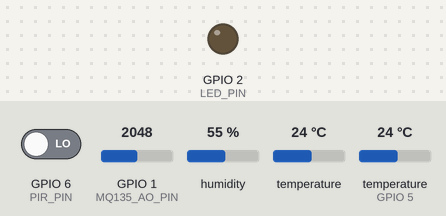
Bench run of a sketch on a simulated ESP32-S3. Shown: output pins drawn as LEDs (lit = HIGH). The test bench sets the inputs (shaded band); at power-on: GPIO 1 (MQ135_AO_PIN) = 2048, GPIO 6 (PIR_PIN) LOW, humidity 55 %, temperature 24 °C, temperature (sensor on GPIO 5) 24 °C. WiFi joins after 1.5 s; servers stay silent unless stated; uploads are accepted with an empty reply; what the sketch prints to the serial monitor is not drawn.

Above: at 3.0 s.
At 9.31 s:
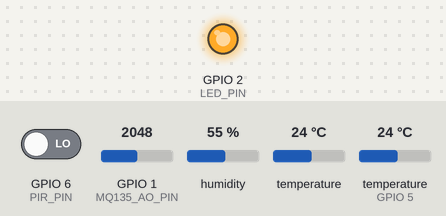
Timing chart, 0 to 9.7 s (numbered marks = the images above):
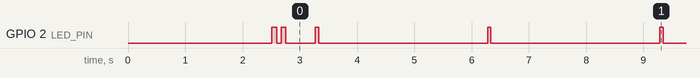

The sketch:

literBoxManager2_sensor_node.ino
```cpp
/*
  literBoxManager2 ESP32-S3 sensor node

  Based on the provided schematik_esp32.ino idea:
  - keep PIR session tracking
  - keep MQ135 warm-up and rolling session average
  - keep local Serial debug output

  Adapted for our dashboard:
  - posts readings to the Flask dashboard at SERVER_URL
  - uses DHT11 by default
  - uses only MQ135 AO, not DO

  Current safe wiring:
  - DHT11 VCC  -> 3.3V
  - DHT11 GND  -> GND
  - DHT11 DATA -> GPIO 5
  - SR60 VCC   -> 3.3V or 5V, depending on your module
  - SR60 GND   -> GND
  - SR60 OUT   -> GPIO 6
  - MQ135 VCC  -> 3.3V for first safe test, or 5V with AO voltage divider
  - MQ135 GND  -> GND
  - MQ135 AO   -> A0
  - MQ135 DO   -> not connected

  Important:
  - Do not connect MQ135 DO to GPIO0. GPIO0 is a boot-mode pin and can block upload.
*/

#include <WiFi.h>
#include <HTTPClient.h>
#include <Wire.h>
#include <DHT.h>
#include <Adafruit_AMG88xx.h>
#include "arduino_secrets.h"

const char* DEVICE_ID = "esp32s3_litterbox_2";

const int DHT_PIN = 5;
const int PIR_PIN = 6;
const int MQ135_AO_PIN = A0;
const int LED_PIN = 2;

const int DHT_TYPE = DHT11;
const unsigned long READ_INTERVAL_MS = 3000;
const unsigned long WIFI_RETRY_DELAY_MS = 500;
const unsigned long WIFI_CONNECT_TIMEOUT_MS = 15000;
const unsigned long MQ135_WARMUP_MS = 90000UL;
const unsigned long PIR_DEBOUNCE_MS = 2000UL;
const unsigned long MOTION_EVENT_COOLDOWN_MS = 10000UL;
const unsigned long MIN_SESSION_MS = 5000UL;
const bool USE_PIR_MOTION = false;
const float THERMAL_DELTA_TRIGGER_C = 3.0;
const int THERMAL_HOT_PIXEL_TRIGGER = 4;
const unsigned long THERMAL_DEBOUNCE_MS = 6000UL;

DHT dht(DHT_PIN, DHT_TYPE);
Adafruit_AMG88xx amg;

bool warmedUp = false;
bool amgReady = false;
bool catPresent = false;
int lastMotion = LOW;

unsigned long motionEventCount = 0;
unsigned long lastMotionEventAt = 0;
unsigned long lastReadAt = 0;
unsigned long pirHighStartAt = 0;
unsigned long thermalHighStartAt = 0;
unsigned long sessionStartAt = 0;
unsigned long sessionCount = 0;
unsigned long lastSessionDurationMs = 0;

long mq135Accum = 0;
unsigned long mq135Samples = 0;
int lastSessionMq135Avg = 0;

float tempAtEntry = NAN;
float humidityAtEntry = NAN;
float amgPixels[AMG88xx_PIXEL_ARRAY_SIZE];
float lastAmgAmbientC = NAN;
float lastAmgMaxC = NAN;
int lastAmgHotPixelCount = 0;

void blink(int count, int delayMs) {
  for (int i = 0; i < count; i++) {
    digitalWrite(LED_PIN, HIGH);
    delay(delayMs);
    digitalWrite(LED_PIN, LOW);
    delay(delayMs);
  }
}

bool connectWiFi() {
  if (WiFi.status() == WL_CONNECTED) return true;

  WiFi.mode(WIFI_STA);
  WiFi.begin(WIFI_SSID, WIFI_PASSWORD);
  Serial.print("Connecting to WiFi");
  unsigned long startedAt = millis();

  while (WiFi.status() != WL_CONNECTED) {
    delay(WIFI_RETRY_DELAY_MS);
    Serial.print(".");
    if (millis() - startedAt >= WIFI_CONNECT_TIMEOUT_MS) {
      Serial.println();
      Serial.println("WiFi not connected. Sensor reading will continue in Serial-only mode.");
      blink(5, 80);
      return false;
    }
  }

  Serial.println();
  Serial.print("Connected. ESP32-S3 IP: ");
  Serial.println(WiFi.localIP());
  blink(2, 80);
  return true;
}

String urlEncode(const String& value) {
  String encoded = "";
  char buffer[4];

  for (size_t i = 0; i < value.length(); i++) {
    char c = value.charAt(i);
    if (isalnum(c) || c == '-' || c == '_' || c == '.' || c == '~') {
      encoded += c;
    } else if (c == ' ') {
      encoded += '+';
    } else {
      snprintf(buffer, sizeof(buffer), "%%%02X", (unsigned char)c);
      encoded += buffer;
    }
  }

  return encoded;
}

void postReading(
  String temperatureC,
  String humidityPercent,
  String amgAmbientC,
  String amgMaxC,
  int amgHotPixels,
  int motion,
  int mq135Raw,
  const char* sensorStatus
) {
  if (!connectWiFi()) {
    Serial.println("Skipping HTTP upload because WiFi is offline.");
    return;
  }

  HTTPClient http;
  http.begin(SERVER_URL);
  http.addHeader("Content-Type", "application/x-www-form-urlencoded");

  String body = "";
  body += "device_id=" + urlEncode(String(DEVICE_ID));
  body += "&temperature_c=" + temperatureC;
  body += "&humidity_percent=" + humidityPercent;
  body += "&amg_ambient_c=" + amgAmbientC;
  body += "&amg_max_c=" + amgMaxC;
  body += "&amg_hot_pixels=" + String(amgHotPixels);
  body += "&motion=" + String(motion);
  body += "&motion_event_count=" + String(motionEventCount);
  body += "&mq135_raw=" + String(mq135Raw);
  body += "&uptime_ms=" + String(millis());
  body += "&sensor_status=" + urlEncode(String(sensorStatus));

  int code = http.POST(body);

  Serial.printf(
    "POST temp=%s humidity=%s amg_max=%s hot=%d motion=%d events=%lu mq135=%d status=%s -> HTTP %d\n",
    temperatureC.c_str(),
    humidityPercent.c_str(),
    amgMaxC.c_str(),
    amgHotPixels,
    motion,
    motionEventCount,
    mq135Raw,
    sensorStatus,
    code
  );

  if (code >= 200 && code < 300) blink(1, 60);
  else blink(4, 60);

  http.end();
}

bool readAmg8833() {
  if (!amgReady) return false;

  amg.readPixels(amgPixels);

  float sum = 0;
  float maxTemp = -1000;
  int hotPixels = 0;

  for (int i = 0; i < AMG88xx_PIXEL_ARRAY_SIZE; i++) {
    float value = amgPixels[i];
    sum += value;
    if (value > maxTemp) maxTemp = value;
  }

  float ambient = sum / AMG88xx_PIXEL_ARRAY_SIZE;
  for (int i = 0; i < AMG88xx_PIXEL_ARRAY_SIZE; i++) {
    if (amgPixels[i] >= ambient + 3.0) hotPixels++;
  }

  lastAmgAmbientC = ambient;
  lastAmgMaxC = maxTemp;
  lastAmgHotPixelCount = hotPixels;
  return true;
}

void startSession(unsigned long startAt) {
  catPresent = true;
  sessionStartAt = startAt;
  mq135Accum = 0;
  mq135Samples = 0;

  tempAtEntry = dht.readTemperature();
  humidityAtEntry = dht.readHumidity();

  Serial.printf(
    "[ENTRY] T=%.1fC H=%.1f%% motion_events=%lu\n",
    isnan(tempAtEntry) ? 0 : tempAtEntry,
    isnan(humidityAtEntry) ? 0 : humidityAtEntry,
    motionEventCount
  );
}

void endSession(unsigned long now) {
  catPresent = false;
  lastSessionDurationMs = now - sessionStartAt;
  lastSessionMq135Avg = mq135Samples > 0 ? (int)(mq135Accum / (long)mq135Samples) : 0;

  if (lastSessionDurationMs >= MIN_SESSION_MS) {
    sessionCount++;
    Serial.printf(
      "[SESSION] #%lu duration=%lus mq135_avg=%d entry_T=%.1fC entry_H=%.1f%%\n",
      sessionCount,
      lastSessionDurationMs / 1000,
      lastSessionMq135Avg,
      isnan(tempAtEntry) ? 0 : tempAtEntry,
      isnan(humidityAtEntry) ? 0 : humidityAtEntry
    );
  } else {
    Serial.printf("[SESSION_IGNORED] duration=%lums too short\n", lastSessionDurationMs);
  }
}

void updateMotionSession(int motion, unsigned long now) {
  if (motion == HIGH && lastMotion == LOW) {
    if (lastMotionEventAt == 0 || now - lastMotionEventAt >= MOTION_EVENT_COOLDOWN_MS) {
      motionEventCount++;
      lastMotionEventAt = now;
      Serial.printf("Motion event #%lu\n", motionEventCount);
    } else {
      Serial.println("Motion edge ignored during cooldown.");
    }
  }
  lastMotion = motion;

  if (motion == HIGH && !catPresent) {
    if (pirHighStartAt == 0) {
      pirHighStartAt = now;
    } else if (now - pirHighStartAt >= PIR_DEBOUNCE_MS) {
      startSession(pirHighStartAt);
    }
  }

  if (motion == LOW) {
    pirHighStartAt = 0;
    if (catPresent) {
      endSession(now);
    }
  }
}

bool thermalPresenceDetected() {
  if (!amgReady || isnan(lastAmgAmbientC) || isnan(lastAmgMaxC)) return false;

  float thermalDelta = lastAmgMaxC - lastAmgAmbientC;
  return thermalDelta >= THERMAL_DELTA_TRIGGER_C || lastAmgHotPixelCount >= THERMAL_HOT_PIXEL_TRIGGER;
}

void updateThermalSession(bool thermalDetected, unsigned long now) {
  if (thermalDetected && !catPresent) {
    if (thermalHighStartAt == 0) {
      thermalHighStartAt = now;
    } else if (now - thermalHighStartAt >= THERMAL_DEBOUNCE_MS) {
      if (lastMotionEventAt == 0 || now - lastMotionEventAt >= MOTION_EVENT_COOLDOWN_MS) {
        motionEventCount++;
        lastMotionEventAt = now;
        Serial.printf("Thermal event #%lu\n", motionEventCount);
      }
      startSession(thermalHighStartAt);
    }
  }

  if (!thermalDetected) {
    thermalHighStartAt = 0;
    if (catPresent) {
      endSession(now);
    }
  }

  lastMotion = thermalDetected ? HIGH : LOW;
}

void setup() {
  Serial.begin(115200);
  delay(1000);

  pinMode(LED_PIN, OUTPUT);
  digitalWrite(LED_PIN, LOW);

  pinMode(PIR_PIN, INPUT_PULLDOWN);
  pinMode(MQ135_AO_PIN, INPUT);
  Wire.begin();
  dht.begin();
  amgReady = amg.begin();

  Serial.println("literBoxManager2 ESP32-S3 sensor node starting...");
  Serial.printf("DHT11 pin: GPIO %d\n", DHT_PIN);
  Serial.printf("SR60/PIR pin: GPIO %d\n", PIR_PIN);
  Serial.printf("MQ135 AO pin: GPIO %d\n", MQ135_AO_PIN);
  Serial.printf("MQ135 warm-up: %lus\n", MQ135_WARMUP_MS / 1000);
  Serial.printf("AMG8833: %s\n", amgReady ? "ready" : "not found");
  Serial.println("Do not connect MQ135 DO to GPIO0.");

  connectWiFi();
}

void loop() {
  unsigned long now = millis();
  int pirMotion = digitalRead(PIR_PIN);
  if (USE_PIR_MOTION) {
    updateMotionSession(pirMotion, now);
  }

  if (!warmedUp && now >= MQ135_WARMUP_MS) {
    warmedUp = true;
    Serial.println("MQ135 warm-up complete. Treat readings as trend data, not gas-specific ppm.");
  }

  if (now - lastReadAt < READ_INTERVAL_MS) {
    delay(40);
    return;
  }
  lastReadAt = now;

  float humidity = dht.readHumidity();
  float temperatureC = dht.readTemperature();
  bool amgOk = readAmg8833();
  bool thermalMotion = thermalPresenceDetected();
  if (!USE_PIR_MOTION) {
    updateThermalSession(thermalMotion, now);
  }
  int motion = USE_PIR_MOTION ? pirMotion : (thermalMotion ? HIGH : LOW);
  int mq135Raw = analogRead(MQ135_AO_PIN);

  if (catPresent) {
    mq135Accum += mq135Raw;
    mq135Samples++;
  }

  const char* status = "ok";
  if (!warmedUp) status = "mq135_warming";
  if (isnan(humidity) || isnan(temperatureC)) status = "dht_read_failed";
  if ((isnan(humidity) || isnan(temperatureC)) && amgOk) status = "amg_ok_dht_failed";
  if (catPresent) status = warmedUp ? "session_active" : "session_active_mq135_warming";

  String uploadTemp = isnan(temperatureC) ? "" : String(temperatureC, 1);
  if (uploadTemp == "" && amgOk) uploadTemp = String(lastAmgAmbientC, 1);
  String uploadHumidity = isnan(humidity) ? "" : String(humidity, 1);
  String uploadAmgAmbient = amgOk ? String(lastAmgAmbientC, 1) : "";
  String uploadAmgMax = amgOk ? String(lastAmgMaxC, 1) : "";

  Serial.printf(
    "[DATA] temp=%.1fC humidity=%.1f%% amg_ambient=%.1fC amg_max=%.1fC hot=%d motion=%d in_session=%s events=%lu mq135=%d samples=%lu status=%s\n",
    isnan(temperatureC) ? 0 : temperatureC,
    isnan(humidity) ? 0 : humidity,
    amgOk ? lastAmgAmbientC : 0,
    amgOk ? lastAmgMaxC : 0,
    amgOk ? lastAmgHotPixelCount : 0,
    motion,
    catPresent ? "yes" : "no",
    motionEventCount,
    mq135Raw,
    mq135Samples,
    status
  );

  postReading(
    uploadTemp,
    uploadHumidity,
    uploadAmgAmbient,
    uploadAmgMax,
    amgOk ? lastAmgHotPixelCount : 0,
    motion,
    mq135Raw,
    status
  );
}
```

arduino_secrets.example.h
```cpp
#pragma once

// Copy this file to arduino_secrets.h and fill in your local values.
// arduino_secrets.h is intentionally ignored by Git.
const char* WIFI_SSID = "YOUR_WIFI_NAME";
const char* WIFI_PASSWORD = "YOUR_WIFI_PASSWORD";
const char* SERVER_URL = "http://YOUR_COMPUTER_IP:5052/upload";
```

Measured:
- by itself, GPIO 2 (LED_PIN): goes LOW 0.08 s, HIGH 0.08 s, LOW 0.52 s, 42 × (HIGH 0.06 s, LOW 2.9 s), HIGH 0.06 s, then LOW
